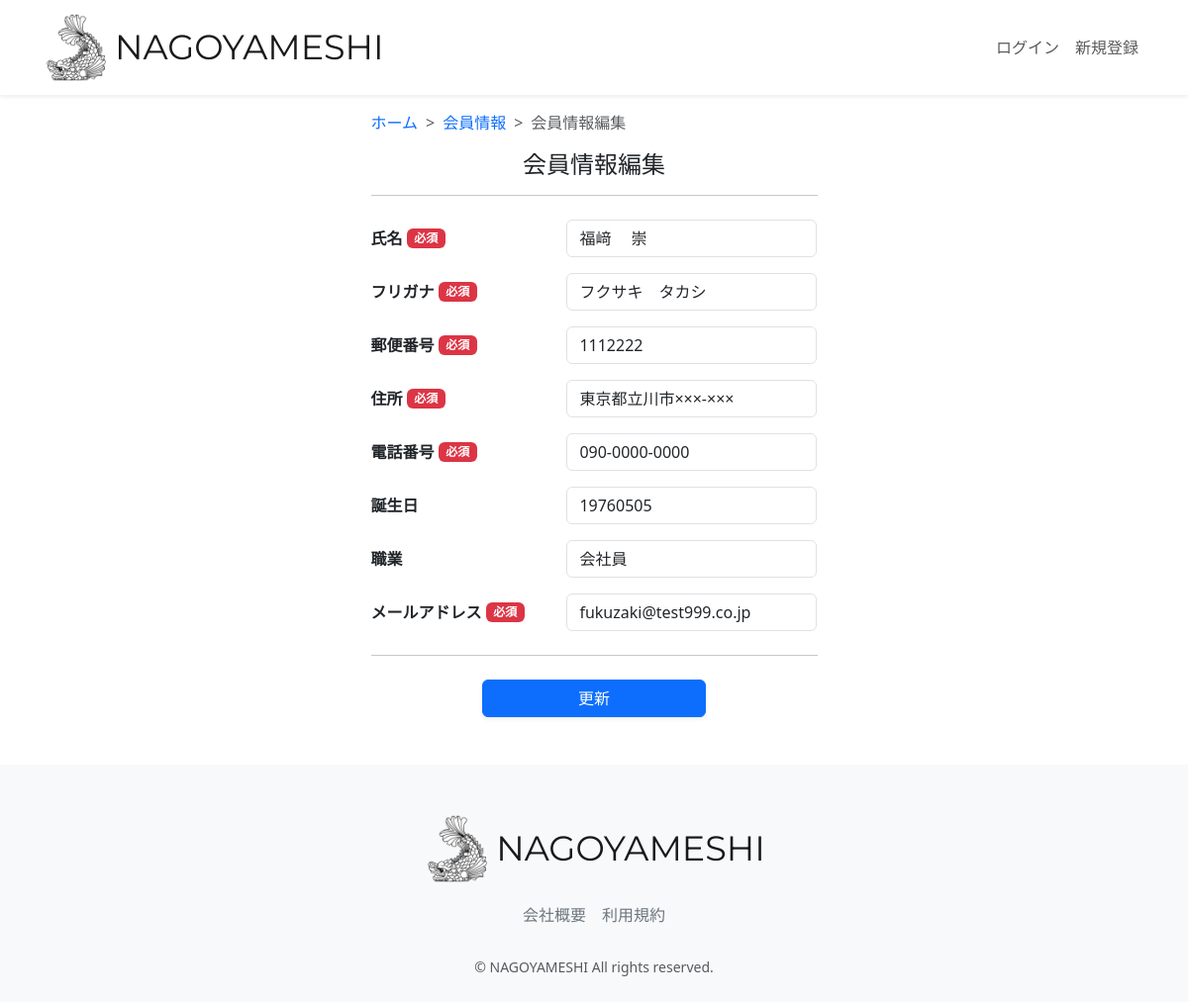
The page /accounts/user-update/2/ on the database its author committed.
### accounts/models.py (models this page shows, shortened)
class CustomUser(AbstractUser):
    user_name = models.CharField(
        max_length=128, null=True, blank=True, verbose_name="ユーザー名前"
    )
    hurigana = models.CharField(
        max_length=128, null=True, blank=True, verbose_name="フリガナ"
    )
    zip_code = models.CharField(
        max_length=16, null=True, blank=True, verbose_name="郵便番号"
    )
    address = models.CharField(
        max_length=255, null=True, blank=True, verbose_name="住所"
    )
    phone_number = models.CharField(
        max_length=20, null=True, blank=True, verbose_name="電話番号"
    )
    birthday = models.CharField(
        max_length=20, null=True, blank=True, verbose_name="誕生日"
    )
    job = models.CharField(max_length=255, null=True, blank=True, verbose_name="職業")
    subscription = models.BooleanField(default=False, verbose_name="有料会員")
    class Meta:
        verbose_name = '会員一覧'
        verbose_name_plural = "会員一覧"

### accounts/views.py (the view, shortened to what this page needs)
# urls.py: path("user-update/<int:pk>/", views.UserUpdateView.as_view(), name="user_update"),
class UserUpdateView(generic.UpdateView):
    model = models.CustomUser
    template_name = "user/user_update.html"
    form_class = forms.UserUpdateForm

### accounts/templates/user/user_update.html (shortened to what this page needs)
{% extends "layout/base.html" %}
{% load static %}
{% block content %}
<main>
  <div class="container nagoyameshi-container pb-5">
    <div class="row justify-content-center">
      <div class="col-xl-5 col-lg-6 col-md-8">
        <nav class="my-3" style="--bs-breadcrumb-divider: '>';" aria-label="breadcrumb">
          <ol class="breadcrumb mb-0">
            <li class="breadcrumb-item"><a href="{% url 'top_page' %}">ホーム</a></li>
            <li class="breadcrumb-item"><a href="{% url 'user_detail' user.id %}">会員情報</a></li>
            <li class="breadcrumb-item active" aria-current="page">会員情報編集</li>
          </ol>
        </nav>
        <h1 class="mb-3 text-center">会員情報編集</h1>
        <hr class="mb-4">
        <form method="POST" enctype='multipart/form-data'>
          <div class="form-group row mb-3">
            <label for="name" class="col-md-5 col-form-label text-md-left fw-bold">
              <div class="d-flex align-items-center">
                <span class="me-1">氏名</span>
                <span class="badge bg-danger">必須</span>
              </div>
            </label>
            <div class="col-md-7">
              {{ form.user_name }}
            </div>
          </div>
          <div class="form-group row mb-3">
            <label for="kana" class="col-md-5 col-form-label text-md-left fw-bold">
              <div class="d-flex align-items-center">
                <span class="me-1">フリガナ</span>
                <span class="badge bg-danger">必須</span>
              </div>
            </label>
            <div class="col-md-7">
              {{ form.hurigana }}
            </div>
          </div>
          <div class="form-group row mb-3">
            <label for="postal_code" class="col-md-5 col-form-label text-md-left fw-bold">
              <div class="d-flex align-items-center">
                <span class="me-1">郵便番号</span>
                <span class="badge bg-danger">必須</span>
              </div>
            </label>
            <div class="col-md-7">
              {{ form.zip_code }}
            </div>
          </div>
          <div class="form-group row mb-3">
            <label for="address" class="col-md-5 col-form-label text-md-left fw-bold">
              <div class="d-flex align-items-center">
                <span class="me-1">住所</span>
                <span class="badge bg-danger">必須</span>
              </div>
            </label>
            <div class="col-md-7">
              {{ form.address }}
            </div>
          </div>
          <div class="form-group row mb-3">
            <label for="phone_number" class="col-md-5 col-form-label text-md-left fw-bold">
              <div class="d-flex align-items-center">
                <span class="me-1">電話番号</span>
                <span class="badge bg-danger">必須</span>
              </div>
            </label>
            <div class="col-md-7">
              {{ form.phone_number }}
            </div>
          </div>
          <div class="form-group row mb-3">
            <label for="birthday" class="col-md-5 col-form-label text-md-left fw-bold">誕生日</label>
            <div class="col-md-7">
              {{ form.birthday }}
            </div>
          </div>
          <div class="form-group row mb-3">
            <label for="occupation" class="col-md-5 col-form-label text-md-left fw-bold">職業</label>
            <div class="col-md-7">
              {{ form.job }}
            </div>
          </div>
          <div class="form-group row mb-3">
            <label for="email" class="col-md-5 col-form-label text-md-left fw-bold">
              <div class="d-flex align-items-center">
                <span class="me-1">メールアドレス</span>
                <span class="badge bg-danger">必須</span>
              </div>
            </label>
            <div class="col-md-7">
              {{ form.email }}
            </div>
          </div>
          <hr class="my-4">
          <div class="form-group d-flex justify-content-center">
            <button type="submit" class="btn btn-primary text-white shadow-sm w-50">更新</button>
          </div>
        </form>
      </div>
    </div>
  </div>
</main>
{% endblock %}

### static/css/nagoyameshi.css (style rules this page uses)
h1 { font-size: 1.5rem; }
a { text-decoration: none !important; }

### rows shown on the page
CustomUser: user_name "福﨑 崇", hurigana "フクサキ タカシ", zip_code "1112222", address "東京都立川市×××-×××", phone_number "090-0000-0000", birthday "19760505", job "会社員", email "fukuzaki@test999.co.jp"
